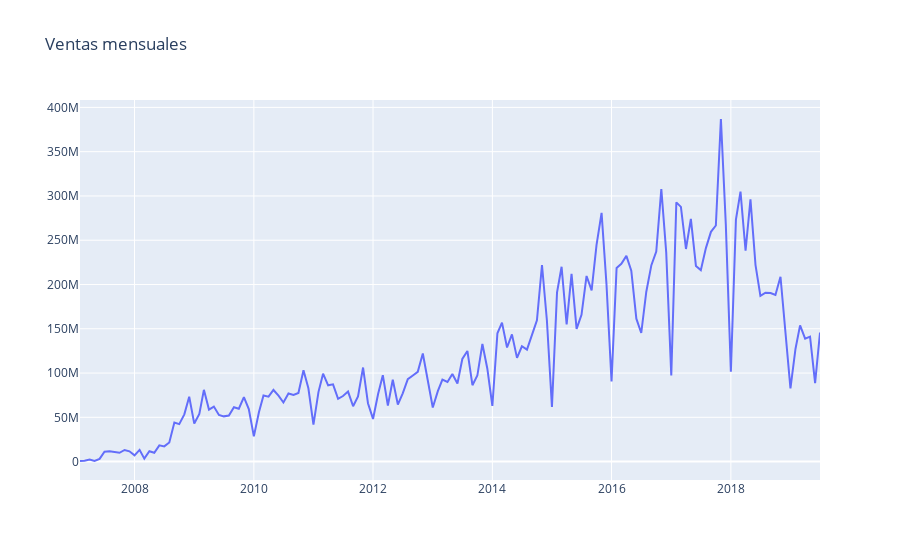

Notebook code cell kept with this figure:
### Code cell
plot_data = [
go.Scatter(
x=df['mes'],
y=df['ventas']
)
]
plot_layout = go.Layout(
title='Ventas mensuales'
)
fig = go.Figure(data=plot_data, layout=plot_layout) 
pyoff.iplot(fig)

### Figure 1 — Plotly figure (JSON) as saved in the notebook; plotly's stock layout.template omitted (floating-point values rounded to 4 significant figures; data arrays with more than 128 entries replaced by an {"elided": "..."} marker saying what was removed)
{"data": [{"type": "scatter", "x": {"elided": "150 str values"}, "y": {"elided": "150 int values"}}], "layout": {"title": {"text": "Ventas mensuales"}}}
